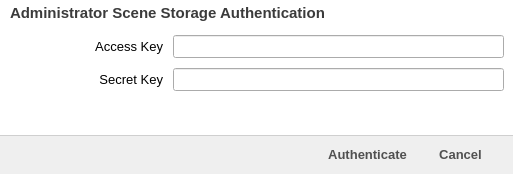
<?xml version="1.0" encoding="UTF-8"?>
<ui version="4.0">
 <class>RocketStorageAuthWidget</class>
 <widget class="QWidget" name="RocketStorageAuthWidget">
  <property name="geometry">
   <rect>
    <x>0</x>
    <y>0</y>
    <width>513</width>
    <height>164</height>
   </rect>
  </property>
  <property name="sizePolicy">
   <sizepolicy hsizetype="Fixed" vsizetype="Fixed">
    <horstretch>0</horstretch>
    <verstretch>0</verstretch>
   </sizepolicy>
  </property>
  <property name="windowTitle">
   <string>Scene Storage Authentication</string>
  </property>
  <property name="styleSheet">
   <string notr="true">QFrame#frameContent {
	background-color: white;
}
QFrame#frameButtons {
	border-top: 1px solid rgb(207, 207, 207);
}

QLabel, QPushButton, QLineEdit {
	font-family: &quot;Arial&quot;;
	font-size: 13px;
}

QLabel#labelError {
	color: red;
	background-color: white;
	padding: 8px;
}

QLabel#labelTitle {
	font-size: 15px;
	font-weight: bold;
	background-color: white;
	padding: 4px;
	padding-left: 10px;
	padding-bottom: 0px;
	color: rgb(59, 59, 59);
}

QPushButton#buttonAuthenticate, #buttonCancel {
	background-color: transparent;
	color: rgb(80, 80, 80);
	border: 1px solid grey;
	border: 0px;
	border-radius: 3px;
	font-family: &quot;Arial&quot;;
	font-weight: bold;
	min-width: 75px;
	min-height: 25px;
	max-height: 25px;
	padding-left: 5px;
	padding-right: 5px;
}

QPushButton#buttonAuthenticate::hover, #buttonCancel::hover {
	background-color: qlineargradient(spread:pad, x1:0, y1:0, x2:1, y2:1, stop:0 rgba(242, 244, 243, 255), stop:1 rgba(255, 255, 255, 255));
	color: rgb(60, 60, 60);
	border: 1px solid grey;
}

QPushButton#buttonAuthenticate::pressed, #buttonCancel::pressed {
	background-color: rgba(200, 200, 200);
	border: 1px solid grey;
}

QPushButton#buttonAuthenticate:default, #buttonCancel:default {
	color: rgb(25,25,25);
}
</string>
  </property>
  <layout class="QVBoxLayout" name="verticalLayout" stretch="0,2,0,1">
   <property name="spacing">
    <number>0</number>
   </property>
   <property name="margin">
    <number>0</number>
   </property>
   <item>
    <widget class="QLabel" name="labelTitle">
     <property name="text">
      <string>Administrator Scene Storage Authentication</string>
     </property>
     <property name="indent">
      <number>0</number>
     </property>
    </widget>
   </item>
   <item>
    <widget class="QFrame" name="frameContent">
     <property name="frameShape">
      <enum>QFrame::NoFrame</enum>
     </property>
     <property name="frameShadow">
      <enum>QFrame::Plain</enum>
     </property>
     <property name="lineWidth">
      <number>0</number>
     </property>
     <layout class="QHBoxLayout" name="horizontalLayout_2">
      <property name="spacing">
       <number>10</number>
      </property>
      <item>
       <widget class="QLabel" name="labelIcon">
        <property name="minimumSize">
         <size>
          <width>64</width>
          <height>64</height>
         </size>
        </property>
        <property name="maximumSize">
         <size>
          <width>64</width>
          <height>64</height>
         </size>
        </property>
        <property name="text">
         <string/>
        </property>
        <property name="pixmap">
         <pixmap resource="RocketPlugin.qrc">:/images/icon-update.png</pixmap>
        </property>
       </widget>
      </item>
      <item>
       <layout class="QFormLayout" name="formLayout">
        <property name="fieldGrowthPolicy">
         <enum>QFormLayout::AllNonFixedFieldsGrow</enum>
        </property>
        <property name="formAlignment">
         <set>Qt::AlignLeading|Qt::AlignLeft|Qt::AlignVCenter</set>
        </property>
        <item row="0" column="0">
         <widget class="QLabel" name="accessKeyLabel">
          <property name="minimumSize">
           <size>
            <width>80</width>
            <height>0</height>
           </size>
          </property>
          <property name="font">
           <font>
            <family>Arial</family>
            <pointsize>-1</pointsize>
           </font>
          </property>
          <property name="toolTip">
           <string>Storage Access Key</string>
          </property>
          <property name="text">
           <string>Access Key</string>
          </property>
          <property name="alignment">
           <set>Qt::AlignRight|Qt::AlignTrailing|Qt::AlignVCenter</set>
          </property>
         </widget>
        </item>
        <item row="0" column="1">
         <widget class="QLineEdit" name="accessKeyLineEdit">
          <property name="toolTip">
           <string>Storage Access Key</string>
          </property>
         </widget>
        </item>
        <item row="1" column="0">
         <widget class="QLabel" name="secretKeyLabel">
          <property name="minimumSize">
           <size>
            <width>80</width>
            <height>0</height>
           </size>
          </property>
          <property name="font">
           <font>
            <family>Arial</family>
            <pointsize>-1</pointsize>
           </font>
          </property>
          <property name="toolTip">
           <string>Storage Secret Key</string>
          </property>
          <property name="text">
           <string>Secret Key</string>
          </property>
          <property name="alignment">
           <set>Qt::AlignRight|Qt::AlignTrailing|Qt::AlignVCenter</set>
          </property>
         </widget>
        </item>
        <item row="1" column="1">
         <widget class="QLineEdit" name="secretKeyLineEdit">
          <property name="toolTip">
           <string>Storage Secret Key</string>
          </property>
          <property name="echoMode">
           <enum>QLineEdit::Password</enum>
          </property>
         </widget>
        </item>
       </layout>
      </item>
     </layout>
    </widget>
   </item>
   <item>
    <widget class="QLabel" name="labelError">
     <property name="enabled">
      <bool>true</bool>
     </property>
     <property name="sizePolicy">
      <sizepolicy hsizetype="Preferred" vsizetype="Preferred">
       <horstretch>0</horstretch>
       <verstretch>10</verstretch>
      </sizepolicy>
     </property>
     <property name="text">
      <string/>
     </property>
     <property name="alignment">
      <set>Qt::AlignCenter</set>
     </property>
     <property name="wordWrap">
      <bool>true</bool>
     </property>
    </widget>
   </item>
   <item>
    <widget class="QFrame" name="frameButtons">
     <property name="frameShape">
      <enum>QFrame::StyledPanel</enum>
     </property>
     <property name="frameShadow">
      <enum>QFrame::Raised</enum>
     </property>
     <layout class="QHBoxLayout" name="horizontalLayout">
      <property name="topMargin">
       <number>6</number>
      </property>
      <property name="bottomMargin">
       <number>6</number>
      </property>
      <item>
       <widget class="QLabel" name="labelAuthenticatingAnim">
        <property name="minimumSize">
         <size>
          <width>24</width>
          <height>24</height>
         </size>
        </property>
        <property name="maximumSize">
         <size>
          <width>24</width>
          <height>24</height>
         </size>
        </property>
        <property name="text">
         <string/>
        </property>
        <property name="indent">
         <number>0</number>
        </property>
       </widget>
      </item>
      <item>
       <widget class="QLabel" name="labelAuthenticating">
        <property name="sizePolicy">
         <sizepolicy hsizetype="Expanding" vsizetype="Preferred">
          <horstretch>0</horstretch>
          <verstretch>0</verstretch>
         </sizepolicy>
        </property>
        <property name="text">
         <string/>
        </property>
       </widget>
      </item>
      <item>
       <spacer name="horizontalSpacer">
        <property name="orientation">
         <enum>Qt::Horizontal</enum>
        </property>
        <property name="sizeHint" stdset="0">
         <size>
          <width>1</width>
          <height>1</height>
         </size>
        </property>
       </spacer>
      </item>
      <item>
       <widget class="QPushButton" name="buttonAuthenticate">
        <property name="minimumSize">
         <size>
          <width>85</width>
          <height>25</height>
         </size>
        </property>
        <property name="text">
         <string>Authenticate</string>
        </property>
        <property name="icon">
         <iconset resource="RocketPlugin.qrc">
          <normaloff>:/images/icon-check.png</normaloff>:/images/icon-check.png</iconset>
        </property>
        <property name="autoDefault">
         <bool>true</bool>
        </property>
       </widget>
      </item>
      <item>
       <widget class="QPushButton" name="buttonCancel">
        <property name="minimumSize">
         <size>
          <width>85</width>
          <height>25</height>
         </size>
        </property>
        <property name="text">
         <string>Cancel</string>
        </property>
        <property name="icon">
         <iconset resource="RocketPlugin.qrc">
          <normaloff>:/images/icon-cross.png</normaloff>:/images/icon-cross.png</iconset>
        </property>
       </widget>
      </item>
     </layout>
    </widget>
   </item>
  </layout>
 </widget>
 <resources>
  <include location="RocketPlugin.qrc"/>
 </resources>
 <connections/>
</ui>
